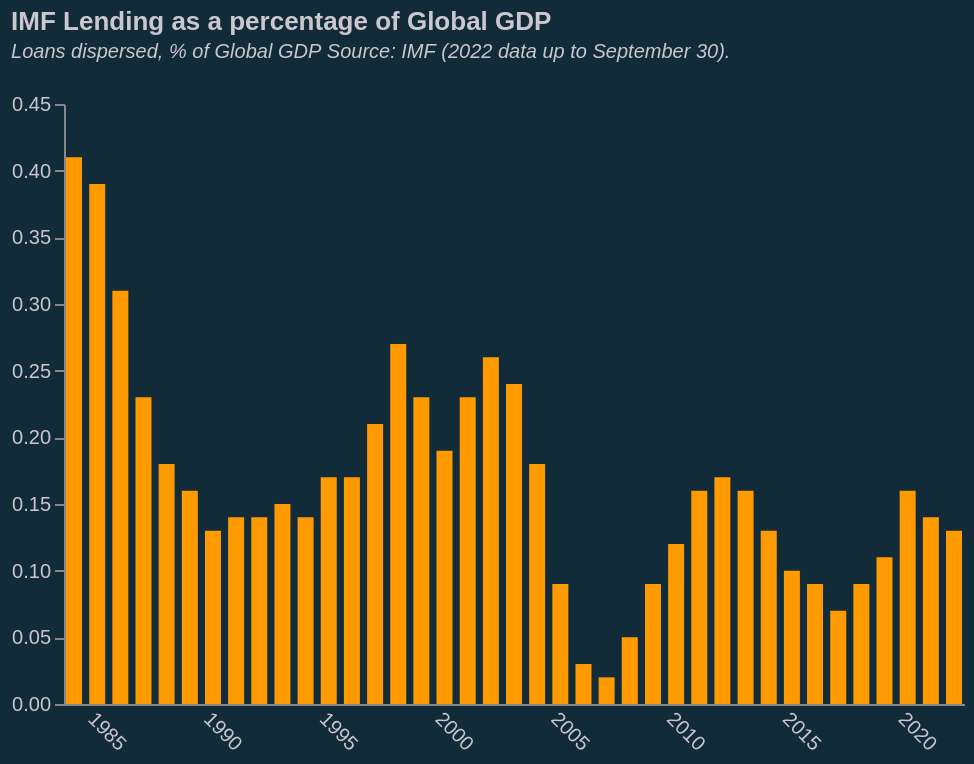

Source (Vega-Lite JSON):
### Vega-Lite specification from a JSON file in a GitHub repository (floating-point values rounded to 4 significant figures)
{"$schema": "https://vega.github.io/schema/vega-lite/v5.json", "title": {"text": "IMF Lending as a percentage of Global GDP", "subtitle": ["Loans dispersed, % of Global GDP Source: IMF (2022 data up to September 30).", ""], "subtitleFontStyle": "italic", "subtitleFontSize": 10, "anchor": "start", "color": "#cbc7cf", "subtitleColor": "#cbc7cf"}, "config": {"background": "#122b39", "view": {"stroke": "transparent"}}, "data": {"values": [{"Date": "09/30/2022", "GRA Purchases": "91088136681", "PRGT 1/2/": "15386591496", "Totals": "1.06E+11", "Year": "2022", "Total (Billion)": "106.48", "Total ($)": "138.56", "GDP, current prices (Billions of U.S. dollars)": "103496.115", "IMF Credit/GDP": "0.13", "": "", "As of 31/08/22": "1 SDR =", "$": "1.30134"}, {"Date": "12/31/2021", "GRA Purchases": "89474552025", "PRGT 1/2/": "14554823681", "Totals": "1.04E+11", "Year": "2021", "Total (Billion)": "104.03", "Total ($)": "135.38", "GDP, current prices (Billions of U.S. dollars)": "97076.276", "IMF Credit/GDP": "0.14", "": "", "As of 31/08/22": "", "$": ""}, {"Date": "12/31/2020", "GRA Purchases": "93408630285", "PRGT 1/2/": "12481816684", "Totals": "1.06E+11", "Year": "2020", "Total (Billion)": "105.89", "Total ($)": "137.8", "GDP, current prices (Billions of U.S. dollars)": "87654.342", "IMF Credit/GDP": "0.16", "": "", "As of 31/08/22": "", "$": ""}, {"Date": "12/31/2019", "GRA Purchases": "66945509865", "PRGT 1/2/": "6590835450", "Totals": "73536345315", "Year": "2019", "Total (Billion)": "73.54", "Total ($)": "95.7", "GDP, current prices (Billions of U.S. dollars)": "86209.627", "IMF Credit/GDP": "0.11", "": "", "As of 31/08/22": "", "$": ""}, {"Date": "12/31/2018", "GRA Purchases": "55395611392", "PRGT 1/2/": "6426181029", "Totals": "61821792421", "Year": "2018", "Total (Billion)": "61.82", "Total ($)": "80.45", "GDP, current prices (Billions of U.S. dollars)": "85440.667", "IMF Credit/GDP": "0.09", "": "", "As of 31/08/22": "", "$": ""}, {"Date": "12/31/2017", "GRA Purchases": "39585385873", "PRGT 1/2/": "6522280669", "Totals": "46107666542", "Year": "2017", "Total (Billion)": "46.11", "Total ($)": "60", "GDP, current prices (Billions of U.S. dollars)": "81036.151", "IMF Credit/GDP": "0.07", "": "", "As of 31/08/22": "", "$": ""}, {"Date": "12/31/2016", "GRA Purchases": "49267630851", "PRGT 1/2/": "6482647937", "Totals": "55750278788", "Year": "2016", "Total (Billion)": "55.75", "Total ($)": "72.55", "GDP, current prices (Billions of U.S. dollars)": "79429.015", "IMF Credit/GDP": "0.09", "": "", "As of 31/08/22": "", "$": ""}, {"Date": "12/31/2015", "GRA Purchases": "50757840741", "PRGT 1/2/": "6575911158", "Totals": "57333751899", "Year": "2015", "Total (Billion)": "57.33", "Total ($)": "74.61", "GDP, current prices (Billions of U.S. dollars)": "77365.52", "IMF Credit/GDP": "0.10", "": "", "As of 31/08/22": "", "$": ""}, {"Date": "12/31/2014", "GRA Purchases": "69041563463", "PRGT 1/2/": "6292755583", "Totals": "75334319046", "Year": "2014", "Total (Billion)": "75.33", "Total ($)": "98.04", "GDP, current prices (Billions of U.S. dollars)": "76211.252", "IMF Credit/GDP": "0.13", "": "", "As of 31/08/22": "", "$": ""}, {"Date": "12/31/2013", "GRA Purchases": "83899249061", "PRGT 1/2/": "6174392682", "Totals": "90073641743", "Year": "2013", "Total (Billion)": "90.07", "Total ($)": "117.22", "GDP, current prices (Billions of U.S. dollars)": "75196.673", "IMF Credit/GDP": "0.16", "": "", "As of 31/08/22": "", "$": ""}, {"Date": "12/31/2012", "GRA Purchases": "90042348252", "PRGT 1/2/": "5766292503", "Totals": "95808640755", "Year": "2012", "Total (Billion)": "95.81", "Total ($)": "124.68", "GDP, current prices (Billions of U.S. dollars)": "74944.46", "IMF Credit/GDP": "0.17", "": "", "As of 31/08/22": "", "$": ""}, {"Date": "12/31/2011", "GRA Purchases": "87276915790", "PRGT 1/2/": "5308609594", "Totals": "92585525384", "Year": "2011", "Total (Billion)": "92.59", "Total ($)": "120.49", "GDP, current prices (Billions of U.S. dollars)": "73773.48", "IMF Credit/GDP": "0.16", "": "", "As of 31/08/22": "", "$": ""}, {"Date": "12/31/2010", "GRA Purchases": "55620104510", "PRGT 1/2/": "4819344134", "Totals": "60439448644", "Year": "2010", "Total (Billion)": "60.44", "Total ($)": "78.65", "GDP, current prices (Billions of U.S. dollars)": "66484.526", "IMF Credit/GDP": "0.12", "": "", "As of 31/08/22": "", "$": ""}, {"Date": "12/31/2009", "GRA Purchases": "37221142436", "PRGT 1/2/": "5079705286", "Totals": "42300847722", "Year": "2009", "Total (Billion)": "42.3", "Total ($)": "55.05", "GDP, current prices (Billions of U.S. dollars)": "64162.47", "IMF Credit/GDP": "0.09", "": "", "As of 31/08/22": "", "$": ""}, {"Date": "12/31/2008", "GRA Purchases": "17514964723", "PRGT 1/2/": "3972372030", "Totals": "21487336753", "Year": "2008", "Total (Billion)": "21.49", "Total ($)": "27.96", "GDP, current prices (Billions of U.S. dollars)": "60782.123", "IMF Credit/GDP": "0.05", "": "", "As of 31/08/22": "", "$": ""}, {"Date": "12/31/2007", "GRA Purchases": "6036146757", "PRGT 1/2/": "3796945581", "Totals": "9833092338", "Year": "2007", "Total (Billion)": "9.83", "Total ($)": "12.8", "GDP, current prices (Billions of U.S. dollars)": "58461.908", "IMF Credit/GDP": "0.02", "": "", "As of 31/08/22": "", "$": ""}, {"Date": "12/31/2006", "GRA Purchases": "9822640239", "PRGT 1/2/": "3844020520", "Totals": "13666660759", "Year": "2006", "Total (Billion)": "13.67", "Total ($)": "17.78", "GDP, current prices (Billions of U.S. dollars)": "51783.269", "IMF Credit/GDP": "0.03", "": "", "As of 31/08/22": "", "$": ""}, {"Date": "12/31/2005", "GRA Purchases": "28432143237", "PRGT 1/2/": "6282121668", "Totals": "34714264905", "Year": "2005", "Total (Billion)": "34.71", "Total ($)": "45.18", "GDP, current prices (Billions of U.S. dollars)": "47811.372", "IMF Credit/GDP": "0.09", "": "", "As of 31/08/22": "", "$": ""}, {"Date": "12/31/2004", "GRA Purchases": "55373766674", "PRGT 1/2/": "6766029353", "Totals": "62139796027", "Year": "2004", "Total (Billion)": "62.14", "Total ($)": "80.87", "GDP, current prices (Billions of U.S. dollars)": "44134.371", "IMF Credit/GDP": "0.18", "": "", "As of 31/08/22": "", "$": ""}, {"Date": "12/31/2003", "GRA Purchases": "65032062712", "PRGT 1/2/": "6880893268", "Totals": "71912955980", "Year": "2003", "Total (Billion)": "71.91", "Total ($)": "93.58", "GDP, current prices (Billions of U.S. dollars)": "39210.202", "IMF Credit/GDP": "0.24", "": "", "As of 31/08/22": "", "$": ""}, {"Date": "12/31/2002", "GRA Purchases": "63601058794", "PRGT 1/2/": "6868671012", "Totals": "70469729806", "Year": "2002", "Total (Billion)": "70.47", "Total ($)": "91.71", "GDP, current prices (Billions of U.S. dollars)": "34915.511", "IMF Credit/GDP": "0.26", "": "", "As of 31/08/22": "", "$": ""}, {"Date": "12/31/2001", "GRA Purchases": "53477225409", "PRGT 1/2/": "6424578684", "Totals": "59901804093", "Year": "2001", "Total (Billion)": "59.9", "Total ($)": "77.95", "GDP, current prices (Billions of U.S. dollars)": "34053.083", "IMF Credit/GDP": "0.23", "": "", "As of 31/08/22": "", "$": ""}, {"Date": "12/31/2000", "GRA Purchases": "42990531049", "PRGT 1/2/": "6331595468", "Totals": "49322126517", "Year": "2000", "Total (Billion)": "49.32", "Total ($)": "64.18", "GDP, current prices (Billions of U.S. dollars)": "33801.014", "IMF Credit/GDP": "0.19", "": "", "As of 31/08/22": "", "$": ""}, {"Date": "12/31/1999", "GRA Purchases": "51061861875", "PRGT 1/2/": "6434274362", "Totals": "57496136237", "Year": "1999", "Total (Billion)": "57.5", "Total ($)": "74.82", "GDP, current prices (Billions of U.S. dollars)": "32960.333", "IMF Credit/GDP": "0.23", "": "", "As of 31/08/22": "", "$": ""}, {"Date": "12/31/1998", "GRA Purchases": "60451017051", "PRGT 1/2/": "6288825925", "Totals": "66739842976", "Year": "1998", "Total (Billion)": "66.74", "Total ($)": "86.85", "GDP, current prices (Billions of U.S. dollars)": "32079.199", "IMF Credit/GDP": "0.27", "": "", "As of 31/08/22": "", "$": ""}, {"Date": "12/31/1997", "GRA Purchases": "46559033783", "PRGT 1/2/": "6009867422", "Totals": "52568901205", "Year": "1997", "Total (Billion)": "52.57", "Total ($)": "68.41", "GDP, current prices (Billions of U.S. dollars)": "31990.92", "IMF Credit/GDP": "0.21", "": "", "As of 31/08/22": "", "$": ""}, {"Date": "12/31/1996", "GRA Purchases": "36127472805", "PRGT 1/2/": "5881609752", "Totals": "42009082557", "Year": "1996", "Total (Billion)": "42.01", "Total ($)": "54.67", "GDP, current prices (Billions of U.S. dollars)": "31835.015", "IMF Credit/GDP": "0.17", "": "", "As of 31/08/22": "", "$": ""}, {"Date": "12/31/1995", "GRA Purchases": "35929173412", "PRGT 1/2/": "5657438528", "Totals": "41586611940", "Year": "1995", "Total (Billion)": "41.59", "Total ($)": "54.12", "GDP, current prices (Billions of U.S. dollars)": "31211.513", "IMF Credit/GDP": "0.17", "": "", "As of 31/08/22": "", "$": ""}, {"Date": "12/31/1994", "GRA Purchases": "25611676952", "PRGT 1/2/": "4599768498", "Totals": "30211445450", "Year": "1994", "Total (Billion)": "30.21", "Total ($)": "39.32", "GDP, current prices (Billions of U.S. dollars)": "27998.304", "IMF Credit/GDP": "0.14", "": "", "As of 31/08/22": "", "$": ""}, {"Date": "12/31/1993", "GRA Purchases": "25196745031", "PRGT 1/2/": "3942792899", "Totals": "29139537930", "Year": "1993", "Total (Billion)": "29.14", "Total ($)": "37.92", "GDP, current prices (Billions of U.S. dollars)": "26051.093", "IMF Credit/GDP": "0.15", "": "", "As of 31/08/22": "", "$": ""}, {"Date": "12/31/1992", "GRA Purchases": "23967172718", "PRGT 1/2/": "3804463796", "Totals": "27771636514", "Year": "1992", "Total (Billion)": "27.77", "Total ($)": "36.14", "GDP, current prices (Billions of U.S. dollars)": "25339.142", "IMF Credit/GDP": "0.14", "": "", "As of 31/08/22": "", "$": ""}, {"Date": "12/31/1991", "GRA Purchases": "23378573926", "PRGT 1/2/": "3285717796", "Totals": "26664291722", "Year": "1991", "Total (Billion)": "26.66", "Total ($)": "34.7", "GDP, current prices (Billions of U.S. dollars)": "24504.027", "IMF Credit/GDP": "0.14", "": "", "As of 31/08/22": "", "$": ""}, {"Date": "12/31/1990", "GRA Purchases": "20731851093", "PRGT 1/2/": "2571911617", "Totals": "23303762710", "Year": "1990", "Total (Billion)": "23.3", "Total ($)": "30.33", "GDP, current prices (Billions of U.S. dollars)": "23663.342", "IMF Credit/GDP": "0.13", "": "", "As of 31/08/22": "", "$": ""}, {"Date": "12/31/1989", "GRA Purchases": "22315104224", "PRGT 1/2/": "2334886562", "Totals": "24649990786", "Year": "1989", "Total (Billion)": "24.65", "Total ($)": "32.08", "GDP, current prices (Billions of U.S. dollars)": "20127.802", "IMF Credit/GDP": "0.16", "": "", "As of 31/08/22": "", "$": ""}, {"Date": "12/31/1988", "GRA Purchases": "24750004884", "PRGT 1/2/": "1773964293", "Totals": "26523969177", "Year": "1988", "Total (Billion)": "26.52", "Total ($)": "34.52", "GDP, current prices (Billions of U.S. dollars)": "19131.406", "IMF Credit/GDP": "0.18", "": "", "As of 31/08/22": "", "$": ""}, {"Date": "12/31/1987", "GRA Purchases": "28751979125", "PRGT 1/2/": "1866342930", "Totals": "30618322055", "Year": "1987", "Total (Billion)": "30.62", "Total ($)": "39.84", "GDP, current prices (Billions of U.S. dollars)": "17013.016", "IMF Credit/GDP": "0.23", "": "", "As of 31/08/22": "", "$": ""}, {"Date": "12/31/1986", "GRA Purchases": "33334905644", "PRGT 1/2/": "2013169931", "Totals": "35348075575", "Year": "1986", "Total (Billion)": "35.35", "Total ($)": "46", "GDP, current prices (Billions of U.S. dollars)": "14776.085", "IMF Credit/GDP": "0.31", "": "", "As of 31/08/22": "", "$": ""}, {"Date": "12/31/1985", "GRA Purchases": "35194787249", "PRGT 1/2/": "2470247948", "Totals": "37665035197", "Year": "1985", "Total (Billion)": "37.67", "Total ($)": "49.02", "GDP, current prices (Billions of U.S. dollars)": "12531.04", "IMF Credit/GDP": "0.39", "": "", "As of 31/08/22": "", "$": ""}, {"Date": "12/31/1984", "GRA Purchases": "34936772393", "PRGT 1/2/": "2769874900", "Totals": "37706647293", "Year": "1984", "Total (Billion)": "37.71", "Total ($)": "49.07", "GDP, current prices (Billions of U.S. dollars)": "12001.655", "IMF Credit/GDP": "0.41", "": "", "As of 31/08/22": "", "$": ""}], "format": {"parse": {"Year": "date"}}}, "height": 300, "width": 450, "mark": {"type": "bar", "width": 8, "color": "#ff9a00"}, "encoding": {"x": {"field": "Year", "type": "temporal", "axis": {"title": null, "grid": false, "labelColor": "#cbc7cf", "ticks": false, "labelAngle": 45}}, "y": {"field": "IMF Credit/GDP", "type": "quantitative", "title": "", "axis": {"grid": false, "labelColor": "#cbc7cf"}}}}
